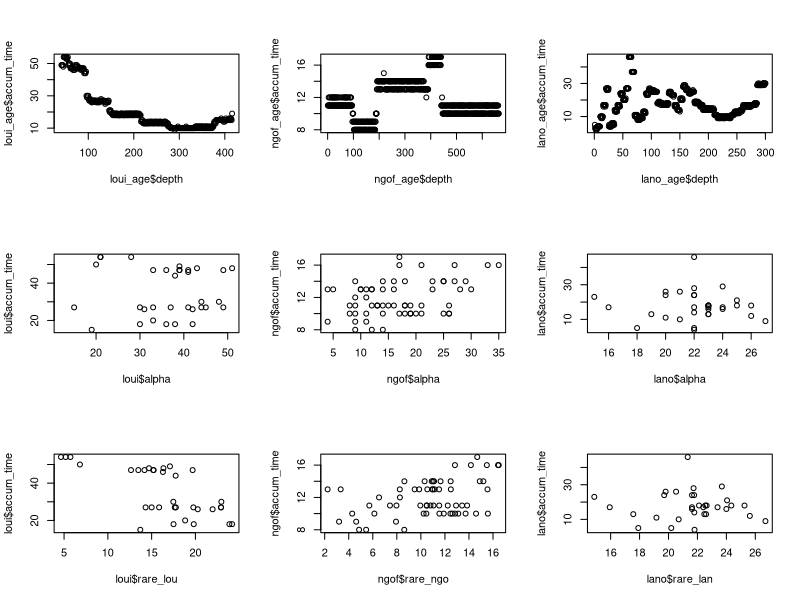

This figure's R source:
#Comparing accumulation times with total and rarefied pollen richness

library(dplyr)
library(vegan)

#pdf(file = "Figures/Fig_S8.pdf",   # The directory you want to save the file in
    #width = 7.08661, # The width of the plot in inches
    #height = 7.28346) # The height of the plot in inches

data<-read.csv("Outputs/mixed_original.csv", check.names = FALSE)
data<-data[-c(1)]
drop <- c("min", "max")
data = data[,!(names(data) %in% drop)]
names(data)[1]<-"mean"

par(mfrow = c(3, 3))
#St. Louis Lac
loui<- data[data$Site == "St. Louis Lac", ]
loui_age<-read.csv("Bacon_runs/St_Louis_Lac/Loui_accum.csv")
plot(loui_age$depth, loui_age$accum_time)
loui_age<-loui_age[-c(1)]
loui<-loui[-c(2)]
loui<-merge(loui, loui_age, by="mean")
loui<-loui[-c(1)]
accum_time<-loui$accum_time
loui<-loui[-c(718)]
alpha <- with(loui, specnumber(loui))
alpha<-as.data.frame(alpha)
accum_time<-as.data.frame(accum_time)
loui<-cbind(alpha, accum_time)

lou<-dplyr::filter(data, Site == "St. Louis Lac")
(raremax_lou <- min(rowSums(lou[c(3:719)])))
rare_lou<-rarefy(lou[c(3:719)],raremax_lou)
rare_lou<-as.data.frame(rare_lou)
loui<-cbind(loui, rare_lou)

#Ngofe Marsh
ngof<- data[data$Site == "Ngofe Marsh", ]
ngof_age<-read.csv("Bacon_runs/Ngofe_dates/Ngofe_accum.csv")
plot(ngof_age$depth, ngof_age$accum_time)
ngof_age<-ngof_age[-c(1)]
ngof<-ngof[-c(2)]
ngof<-merge(ngof, ngof_age, by="mean")
ngof<-ngof[-c(1)]
accum_time<-ngof$accum_time
ngof<-ngof[-c(718)]
alpha <- with(ngof, specnumber(ngof))
alpha<-as.data.frame(alpha)
accum_time<-as.data.frame(accum_time)
ngof<-cbind(alpha, accum_time)

ngo<-dplyr::filter(data, Site == "Ngofe Marsh")
(raremax_ngo <- min(rowSums(ngo[c(3:719)])))
rare_ngo<-rarefy(ngo[c(3:719)],raremax_ngo)
rare_ngo<-as.data.frame(rare_ngo)
ngof<-cbind(ngof, rare_ngo)

#Lake Lanoto'o
lano<- data[data$Site == "Lake Lanoto'o", ]
lano_age<-read.csv("Bacon_runs/Lake_Lanotoo/Lake_Lanotoo_accum.csv")
plot(lano_age$depth, lano_age$accum_time)
lano_age<-lano_age[-c(1)]
lano<-lano[-c(2)]
lano<-merge(lano, lano_age, by="mean")
lano<-lano[-c(1)]
accum_time<-lano$accum_time
lano<-lano[-c(718)]
alpha <- with(lano, specnumber(lano))
alpha<-as.data.frame(alpha)
accum_time<-as.data.frame(accum_time)
lano<-cbind(alpha, accum_time)

lan<-dplyr::filter(data, Site == "Lake Lanoto'o")
(raremax_lan <- min(rowSums(lan[c(3:719)])))
rare_lan<-rarefy(lan[c(3:719)],raremax_lan)
rare_lan<-as.data.frame(rare_lan)
lano<-cbind(lano, rare_lan)

#plot###

plot(loui$alpha, loui$accum_time)
plot(ngof$alpha, ngof$accum_time)
plot(lano$alpha, lano$accum_time)

plot(loui$rare_lou, loui$accum_time)
plot(ngof$rare_ngo, ngof$accum_time)
plot(lano$rare_lan, lano$accum_time)

#dev.off()
